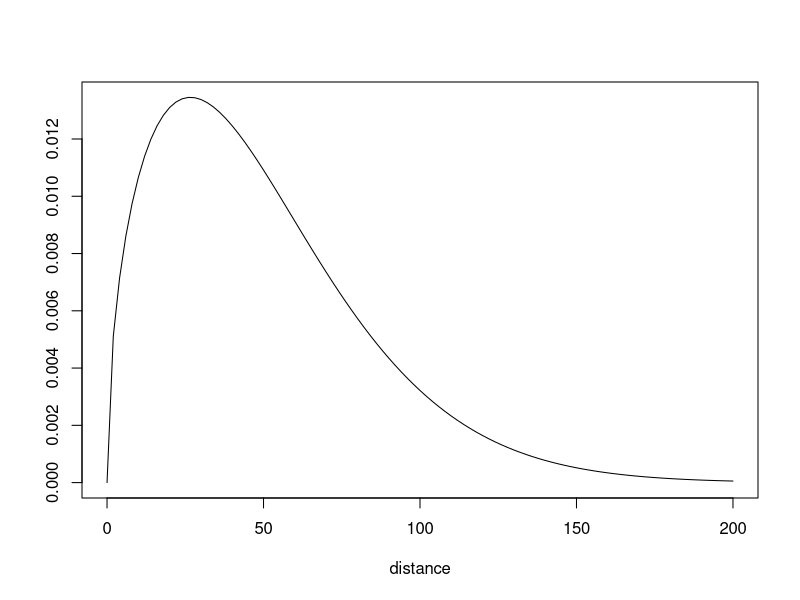
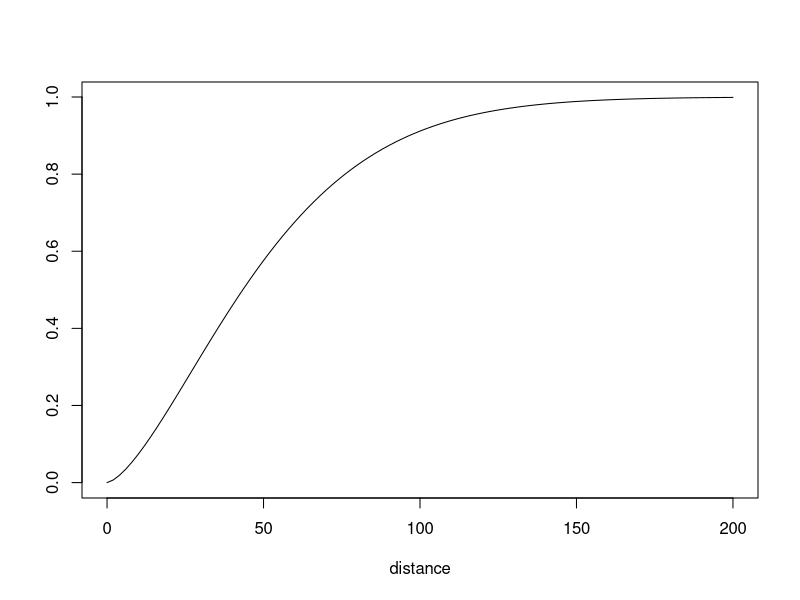
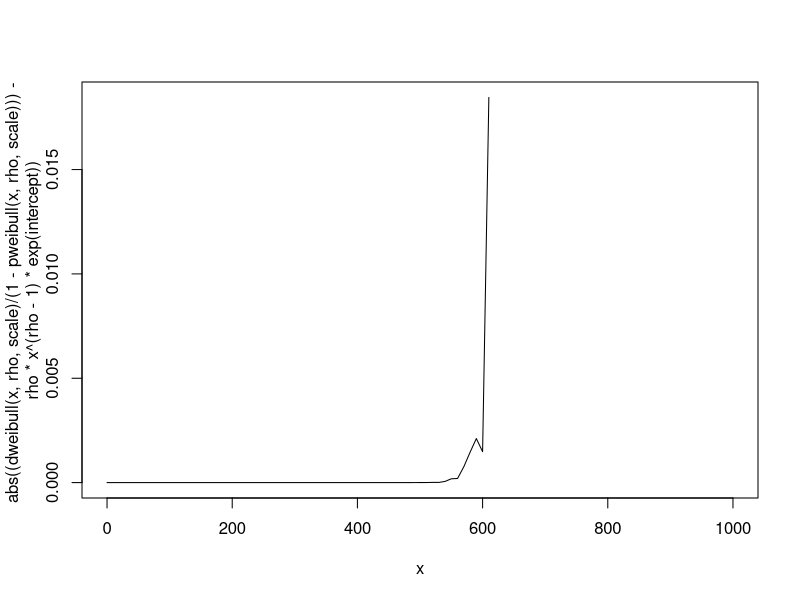

The R script that drew these images, in order:
## Parameters for the time to event:
rho <- 1.5
mean <- 50

# Calculate parameters for Weibull:
intercept <- (log(mean) - log(gamma(1 + 1 / rho))) * -rho
scale <- exp(intercept)^(-1 / rho)

# Just needed for plotting:
MaxT <- 200

# This is the density of distances travelled:
curve(dweibull(x, rho, scale), from = 0, to = MaxT, ylab = "", xlab = "distance")

# And this is the cumulative proportion by distances travelled:
curve(pweibull(x, rho, scale), from = 0, to = MaxT, ylab = "", xlab = "distance")

# So the cumulative hazard of settling by x km is:
x <- 10
(p_x <- pweibull(x, rho, scale))

# And the integrated (total) hazard of settling between x km and y km is:
y <- 15
p_y <- pweibull(y, rho, scale)
(p_y - p_x)

# So the total hazard of settling between x km and y km conditional on having made it as far as x km is:
(p_y - p_x) / (1 - p_x)

# And the instantaneous hazard of settling at x km conditional on having made it as far as x km is:
dweibull(x, rho, scale) / (1 - pweibull(x, rho, scale))

# With small enough x/rho then this is the same as:
rho * x^(rho - 1) * exp(intercept)
# BUT as x gets larger, they diverge...
# intercept <- (log(mean) - log(gamma(1 + 1 / rho))) * -rho # nolint
# intercept <- log(1 / rho) # see [source](https://stats.stackexchange.com/questions/53273/weibull-regression-with-known-intercept-in-r)
# intercept <- rho**(-scale)
curve(abs(
    (dweibull(x, rho, scale) / (1 - pweibull(x, rho, scale))) -
        rho * x^(rho - 1) * exp(intercept)
), xlim = c(0, 1000))
